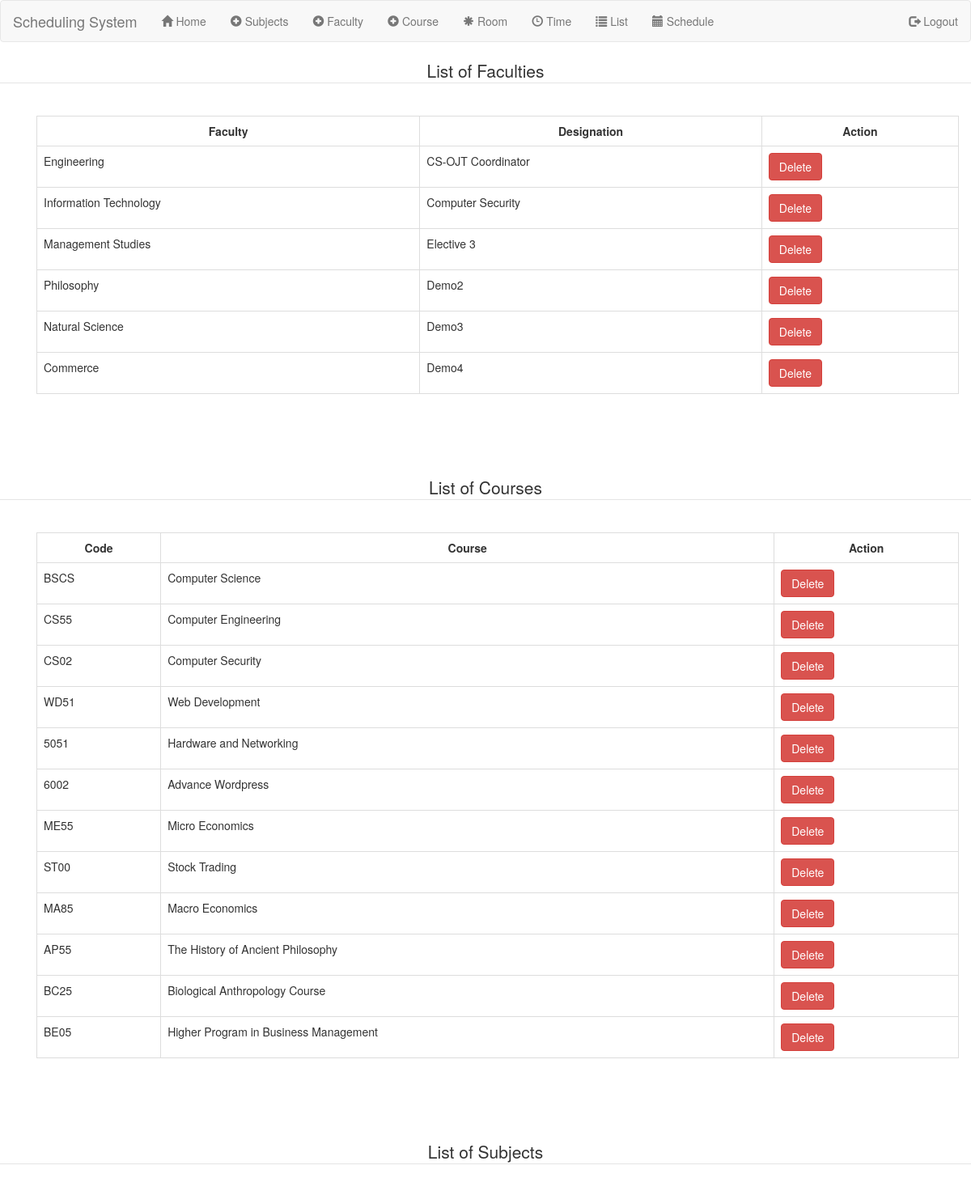
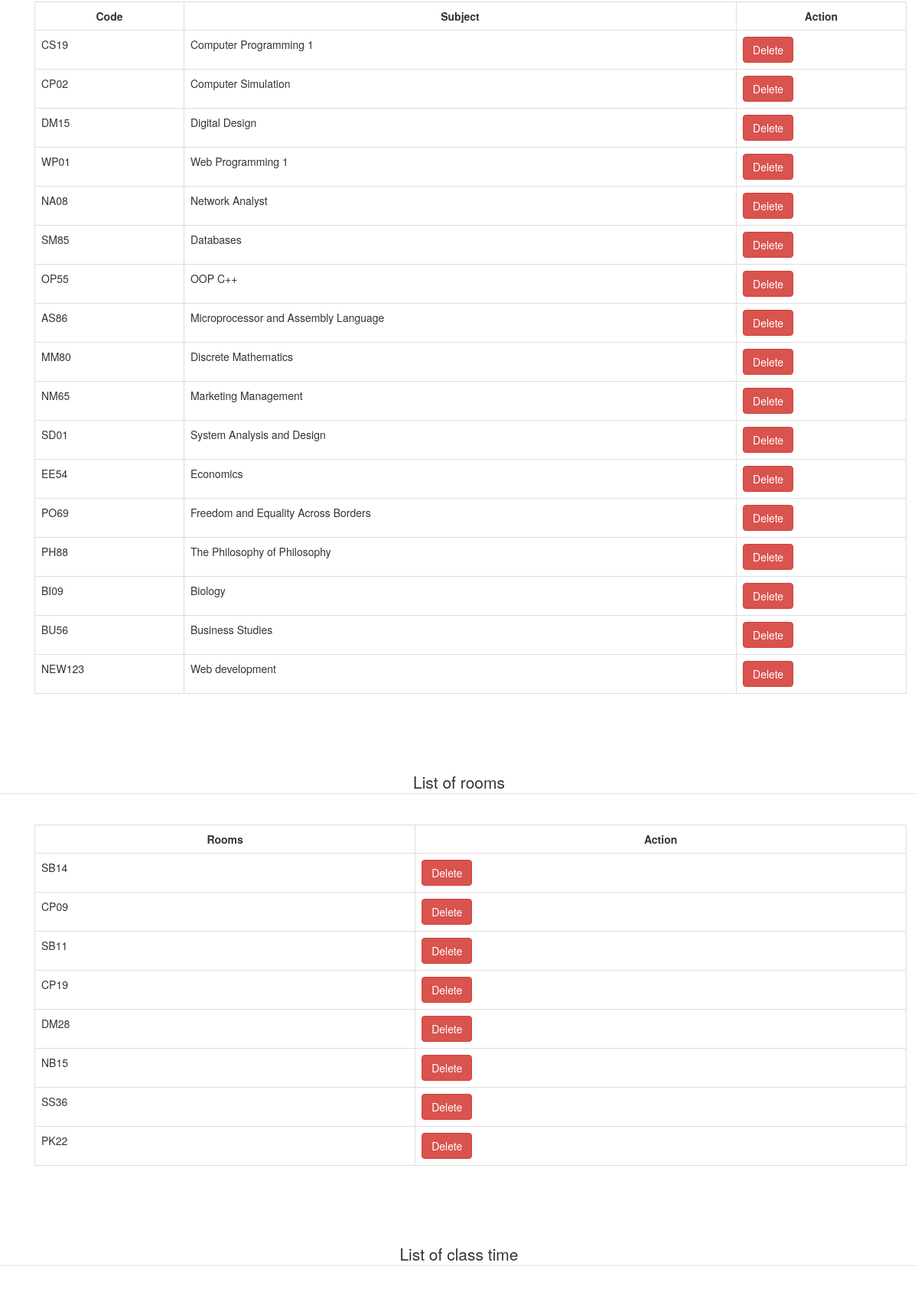
Page /list.php (upper part) on the committed database (2 pictures, top to bottom).
### tables this page shows
CREATE TABLE `faculty` (
  `faculty_id` int(11) NOT NULL,
  `faculty_name` varchar(250) NOT NULL,
  `designation` varchar(250) NOT NULL
);

CREATE TABLE `course` (
  `course_id` int(11) NOT NULL,
  `course_code` varchar(259) NOT NULL,
  `course_name` varchar(250) NOT NULL
);

CREATE TABLE `subject` (
  `subject_id` int(11) NOT NULL,
  `subject_code` varchar(250) NOT NULL,
  `subject_description` varchar(250) NOT NULL
);

CREATE TABLE `rooms` (
  `id` int(11) NOT NULL,
  `room` varchar(250) NOT NULL
);

### sublist.php (the view, shortened to what this page needs)
<?php
   include_once("header.php");
   include_once("navbar.php");
?>
<html>
<head>
</head>
<body><br>
<div class="container">
<body>
    <?php
     echo "<tr>
            <td>";
               $connect = mysqli_connect('localhost', 'root', '', 'schedule')or die("couldn't connect to the database!");
                    $query = ("SELECT * FROM subject");
                    $result = mysqli_query($connect, $query) or die(mysqli_error());
                    echo "<div class='container'><table width='' class='table table-bordered' border='1' >
                            <tr>
                                <th>Code</th>
                                <th>Subject</th>
                                <th>Action</th>
                            </tr>";
                        while($row = mysqli_fetch_array($result))
                        {
                        echo "<tr>";
                        echo "<td>" . $row['subject_code'] . "</td>";
                        echo "<td>" . $row['subject_description'] . "</td>";
                        echo "<td><form class='form-horizontal' method='post' action='sublist.php'>
                        <input name='subject_id' type='hidden' value='".$row['subject_id']."';>
                        <input type='submit' class='btn btn-danger' name='delete' value='Delete'>
                        </form></td>";
                        echo "</tr>";
                        }
                    echo "</table>";
            echo "</td>
        </tr>";
    ?>
</div>
</div>
    </body>
    </html>
<?php
   include_once("footer.php");
?>

### faclist.php (shortened to what this page needs)
<?php
   include_once("header.php");
   include_once("navbar.php");
?>
<html>
<head>
</head>
<body><br>
<div class="container">
<body>
    <?php
     echo "<tr>
            <td>";
               $connect = mysqli_connect('localhost', 'root', '', 'schedule')or die("couldn't connect to the database!");
                    $result = mysqli_query($connect, "SELECT * FROM faculty") or die(mysqli_error());
                    echo "<div class='container'><table width='' class='table table-bordered' border='1' >
                            <tr>
                                <th>Faculty</th>
                                <th>Designation</th>
                                 <th>Action</th>
                            </tr>";
                        while($row = mysqli_fetch_array($result))
                        {
                        echo "<tr>";
                        echo "<td>" . $row['faculty_name'] . "</td>";
                        echo "<td>" . $row['designation'] . "</td>";
                        echo "<td><form class='form-horizontal' method='post' action='faclist.php'>
                        <input name='faculty_id' type='hidden' value='".$row['faculty_id']."';>
                        <input type='submit' class='btn btn-danger' name='delete' value='Delete'>
                        </form></td>";
                        echo "</tr>";
                        }
                    echo "</table>";
            echo "</td>
        </tr>";
    ?>
</div>
</div>
  </body>
  </html>
<?php
   include_once("footer.php");
?>

### corlist.php (shortened to what this page needs)
<?php
   include_once("header.php");
   include_once("navbar.php");
?>
<html>
<head>
</head>
<body><br>
<div class="container">
<body>
    <?php
     echo "<tr>
            <td>";
               $connect = mysqli_connect('localhost', 'root', '', 'schedule')or die("couldn't connect to the database!");
                    $query = ("SELECT * FROM course");
                    $result = mysqli_query($connect, $query) or die(mysqli_error());
                    echo "<div class='container'><table width='' class='table table-bordered' border='1' >
                            <tr>
                                <th>Code</th>
                                <th>Course</th>
                                <th>Action</th>
                            </tr>";
                        while($row = mysqli_fetch_array($result))
                        {
                        echo "<tr>";
                        echo "<td>" . $row['course_code'] . "</td>";
                        echo "<td>" . $row['course_name'] . "</td>";
                        echo "<td><form class='form-horizontal' method='post' action='corlist.php'>
                        <input name='course_id' type='hidden' value='".$row['course_id']."';>
                        <input type='submit' class='btn btn-danger' name='delete' value='Delete'>
                        </form></td>";
                        echo "</tr>";
                        }
                    echo "</table>";
            echo "</td>
        </tr>";
    ?>
</div>
</div>
    </body>
    </html>
<?php
   include_once("footer.php");
?>

### roomlist.php (shortened to what this page needs)
<?php
   include_once("header.php");
   include_once("navbar.php");
?>
<html>
<head>
</head>
<body><br>
<div class="container">
<body>
    <?php
     echo "<tr>
            <td>";
			   $connect = mysqli_connect('localhost', 'root', '', 'schedule')or die("couldn't connect to the database!");
                    $query = ("SELECT * FROM rooms");
                    $result = mysqli_query($connect, $query) or die(mysqli_error());
                    echo "<div class='container'><table width='' class='table table-bordered' border='1' >
                            <tr>
                            <th>Rooms</th>
								            <th>Action</th>
                            </tr>";
                        while($row = mysqli_fetch_array($result))
                        {
                        echo "<tr>";
                        echo "<td>" . $row['room'] . "</td>";
                        echo "<td><form class='form-horizontal' method='post' action='roomlist.php'>
                        <input name='id' type='hidden' value='".$row['id']."';>
                        <input type='submit' class='btn btn-danger' name='delete' value='Delete'>
                        </form></td>";
                        echo "</tr>";
                        }
                    echo "</table>";
            echo "</td>
        </tr>";
    ?>
</div>
</div>
	</body>
	</html>
<?php
   include_once("footer.php");
?>

### list.php (style rules this page uses)
body { background-color: white; }

### faclist.php (style rules this page uses)
body { background-image: url(); background-color: white; }
th { text-align: center; }
tr { height: 30px; }
td { padding-top: 5px; padding-left: 20px; padding-bottom: 5px; height: 20px; }

### corlist.php (style rules this page uses)
body { background-image: url(); background-color: white; }
th { text-align: center; }
tr { height: 30px; }
td { padding-top: 5px; padding-left: 20px; padding-bottom: 5px; height: 20px; }

### sublist.php (style rules this page uses)
body { background-image: url(); background-color: white; }
th { text-align: center; }
tr { height: 30px; }
td { padding-top: 5px; padding-left: 20px; padding-bottom: 5px; height: 20px; }

### roomlist.php (style rules this page uses)
body { background-image: url(); background-color: white; }
th { text-align: center; }
tr { height: 30px; }
td { padding-top: 5px; padding-left: 20px; padding-bottom: 5px; height: 20px; }

### timelist.php (style rules this page uses)
body { background-image: url(); background-color: white; }
th { text-align: center; }
tr { height: 30px; }
td { padding-top: 5px; padding-left: 20px; padding-bottom: 5px; height: 20px; }

### rows in the picture
faculty: faculty_name "Engineering", designation "CS-OJT Coordinator"
faculty: faculty_name "Information Technology", designation "Computer Security"
faculty: faculty_name "Management Studies", designation "Elective 3"
faculty: faculty_name "Philosophy", designation "Demo2"
faculty: faculty_name "Natural Science", designation "Demo3"
faculty: faculty_name "Commerce", designation "Demo4"
course: course_code "BSCS", course_name "Computer Science"
course: course_code "CS55", course_name "Computer Engineering"
course: course_code "CS02", course_name "Computer Security"
course: course_code "WD51", course_name "Web Development"
course: course_code "5051", course_name "Hardware and Networking"
course: course_code "6002", course_name "Advance Wordpress"
course: course_code "ME55", course_name "Micro Economics"
course: course_code "ST00", course_name "Stock Trading"
course: course_code "MA85", course_name "Macro Economics"
course: course_code "AP55", course_name "The History of Ancient Philosophy"
course: course_code "BC25", course_name "Biological Anthropology Course"
course: course_code "BE05", course_name "Higher Program in Business Management"
subject: subject_code "CS19", subject_description "Computer Programming 1"
subject: subject_code "CP02", subject_description "Computer Simulation"
subject: subject_code "DM15", subject_description "Digital Design"
subject: subject_code "WP01", subject_description "Web Programming 1"
subject: subject_code "NA08", subject_description "Network Analyst"
subject: subject_code "SM85", subject_description "Databases"
subject: subject_code "OP55", subject_description "OOP C++"
subject: subject_code "AS86", subject_description "Microprocessor and Assembly Language"
subject: subject_code "MM80", subject_description "Discrete Mathematics"
subject: subject_code "NM65", subject_description "Marketing Management"
subject: subject_code "SD01", subject_description "System Analysis and Design"
subject: subject_code "EE54", subject_description "Economics"
subject: subject_code "PO69", subject_description "Freedom and Equality Across Borders"
subject: subject_code "PH88", subject_description "The Philosophy of Philosophy"
subject: subject_code "BI09", subject_description "Biology"
subject: subject_code "BU56", subject_description "Business Studies"
subject: subject_code "NEW123", subject_description "Web development"
rooms: room "SB14"
rooms: room "CP09"
rooms: room "SB11"
rooms: room "CP19"
rooms: room "DM28"
rooms: room "NB15"
rooms: room "SS36"
rooms: room "PK22"
